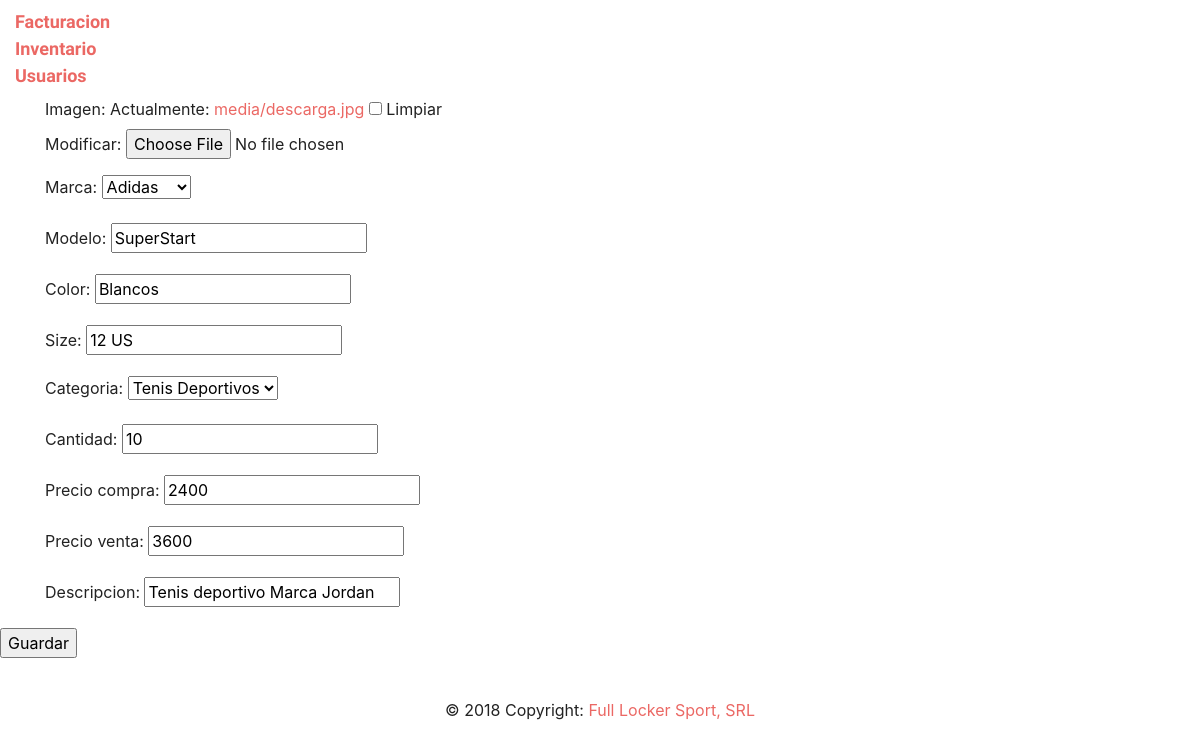
The app's page /inventario/editarProducto/18/ (signed in) with its own data.
### inventario/models.py (models this page shows, shortened)
class Producto(models.Model):
		codigoIQ = models.AutoField(primary_key=True)
		imagen = models.ImageField(null=True, blank=True, upload_to="media")
		nombre = models.CharField(max_length=50, null=True)
		marca = models.ForeignKey(Marca, on_delete=models.CASCADE, null=True)
		modelo = models.CharField(max_length=15, null=True)
		color = models.CharField(max_length=15, null=True)
		size = models.CharField(max_length=10, null=True)
		categoria = models.ForeignKey(Categoria,on_delete=models.CASCADE)
		cantidad = models.IntegerField(default=0)
		precio_compra = models.IntegerField()
		precio_venta = models.IntegerField()
		descripcion = models.CharField(max_length=600)

class Marca(models.Model):
	marca = models.CharField(max_length=32)
	def __str__(self):
		return self.marca

### inventario/views.py (the view)
# urls.py: path('editarProducto/<int:codigo>/', login_required(views.productoActualizar_view), name='editarProducto'),
def productoActualizar_view(request, codigo):
    producto = Producto.objects.get(codigoIQ=codigo)
    if request.method == 'GET':
        form = ProductoForm(instance=producto)
    else:
        form = ProductoForm(request.POST, instance=producto)
        if form.is_valid():
            form.save()
        return redirect('productoList')
    return render(request, 'inventario/agregarProducto.html', {'form': form})

### inventario/models.py (called while the page is built)
		def __str__(self):
			return self.nombre

### templates/inventario/agregarProducto.html (shortened to what this page needs)
{% extends 'base/base.html' %}
{% block cuerpo %}
<form method="POST"action='' enctype="multipart/form-data">
    <div class="container">
        {{ form.as_p }}
    </div>
    <input type="submit" value="Guardar">
</form>
{% endblock %}

### records on screen
Producto: modelo "SuperStart", color "Blancos", size "12 US", categoria "Tenis Deportivos", cantidad "10", precio_compra "2400", precio_venta "3600", descripcion "Tenis deportivo Marca Jordan"
Marca: marca "Adidas"
